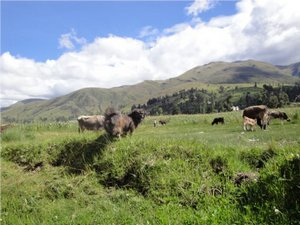
//> input picture images/Histogram_Calculation_Original_Image.jpg, 300 x 225 px
$ ./baloonFitEllipse ../images/Histogram_Calculation_Original_Image.jpg   (built with g++ and OpenCV 4)
//> lines starting //> are read from the running program, lines starting //| are printed output that depends on the picture; after the words box and inside, x2 and y2 are one past the last pixel; in counts of white or black regions, pixels touching at a corner belong together
#include "opencv2/highgui/highgui.hpp"
#include "opencv2/imgproc/imgproc.hpp"
#include <iostream>
#include <stdio.h>
#include <stdlib.h>

using namespace cv;
using namespace std;

Mat src;
Mat src_gray;
int thresh = 100;
int max_thresh = 255;
RNG rng(12345);

/// Function header
void thresh_callback(int, void* );

/** @function main */
int main( int argc, char** argv )
{
  /// Load source image and convert it to gray
  src = imread( argv[1], 1 );
//> src is the input picture: 225 rows x 300 cols, CV_8UC3; mean B, G, R 131.6, 149, 138.7

  /// Convert image to gray and blur it
  cvtColor( src, src_gray, CV_BGR2GRAY );
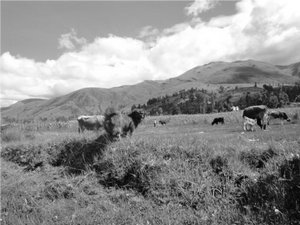
//> src_gray: 225 rows x 300 cols, CV_8UC1; min 0, max 255, mean 143.9
  blur( src_gray, src_gray, Size(3,3) );
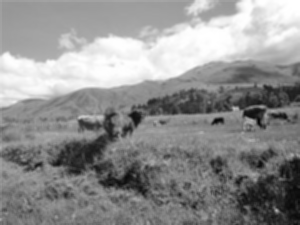
//> src_gray: 225 rows x 300 cols, CV_8UC1; min 6, max 255, mean 143.9

  /// Create Window
  namedWindow( "Source", CV_WINDOW_AUTOSIZE );
  imshow( "Source", src );

  createTrackbar( " Threshold:", "Source", &thresh, max_thresh, thresh_callback );
  thresh_callback( 0, 0 );

  waitKey(0);
  return(0);
}

/** @function thresh_callback */
void thresh_callback(int, void* )
{
  Mat threshold_output;
  vector<vector<Point> > contours;
  vector<Vec4i> hierarchy;

  /// Detect edges using Threshold
  threshold( src_gray, threshold_output, thresh, 255, THRESH_BINARY );
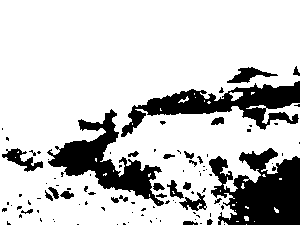
//> threshold_output: 225 rows x 300 cols, CV_8UC1; 78.9% white; 102 black regions (76 under 20 px)
  /// Find contours
  findContours( threshold_output, contours, hierarchy, CV_RETR_TREE, CV_CHAIN_APPROX_SIMPLE, Point(0, 0) );
//> contours = 132 contours, 102 with area under 20; largest, box (x1, y1, x2, y2) and area: (0, 0, 300, 225) 57721, (46, 108, 165, 207) 3871, (1, 147, 44, 173) 440, (226, 66, 279, 84) 408, (178, 191, 207, 212) 280

  /// Find the rotated rectangles and ellipses for each contour
  vector<RotatedRect> minRect( contours.size() );
  vector<RotatedRect> minEllipse( contours.size() );

  for( int i = 0; i < contours.size(); i++ )
     { minRect[i] = minAreaRect( Mat(contours[i]) );
       if( contours[i].size() > 5 )
         { minEllipse[i] = fitEllipse( Mat(contours[i]) ); }
     }
//> this loop made 132 passes
//> after the loop, minRect = 132 RotatedRects (x, y, width, height, angle), first 8: [246, 224, 0, 0, -90], [193, 224, 0, 0, -90], [254, 221, 0, 0, -90], [237, 221, 0, 2, -90], [224, 222, 4, 6, -90], [246, 218, 4, 4, -90], [235, 210, 0, 0, -90], [275.8, 209.8, 2.83, 6.36, -45]; minEllipse = 132 RotatedRects (x, y, width, height, angle), first 8: [0, 0, 0, 0, 0], [0, 0, 0, 0, 0], [0, 0, 0, 0, 0], [0, 0, 0, 0, 0], [222.5, 222.4, 3.69, 8.1, 104.9], [246.1, 217.9, 3.99, 5.94, 150.6], [0, 0, 0, 0, 0], [276.1, 210, 2.82, 6.67, 142.9]

  /// Draw contours + rotated rects + ellipses
  Mat drawing = Mat::zeros( threshold_output.size(), CV_8UC3 );
  for( int i = 0; i< contours.size(); i++ )
     {
       Scalar color = Scalar( rng.uniform(0, 255), rng.uniform(0,255), rng.uniform(0,255) );
       // contour
       drawContours( drawing, contours, i, color, 1, 8, vector<Vec4i>(), 0, Point() );
       // ellipse
       ellipse( drawing, minEllipse[i], color, 2, 8 );
       // rotated rectangle
       Point2f rect_points[4]; minRect[i].points( rect_points );
       for( int j = 0; j < 4; j++ )
          line( drawing, rect_points[j], rect_points[(j+1)%4], color, 1, 8 );
     }
//> this loop made 132 passes
//> rect_points on passes 20, 22, 23, 25, 28, 32, 34, 37, 44, 50, 52: 4 Points (x, y): [195, 97], [195, 97], [195, 97], [195, 97], 4 Points (x, y): [194, 94], [194, 94], [194, 93], [194, 93], 4 Points (x, y): [254, 94], [251, 94], [251, 92], [254, 92], 4 Points (x, y): [299, 224], [0, 224], [0, 0], [299, 0], 4 Points (x, y): [54, 222], [53, 221], [54, 220], [55, 221], 4 Points (x, y): [53, 220], [52, 219], [53, 218], [54, 219], 4 Points (x, y): [41, 222], [38, 219], [40, 217], [43, 220], 4 Points (x, y): [20, 219], [17, 216], [20, 213], [23, 216], 4 Points (x, y): [7, 212], [1, 212], [1, 207], [7, 207], 4 Points (x, y): [11, 206], [10, 205], [11, 204], [12, 205], 4 Points (x, y): [79, 205], [78, 204], [79, 203], [80, 204]
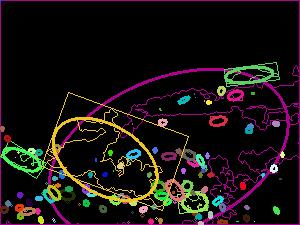
//> drawing: 225 rows x 300 cols, CV_8UC3; mean B, G, R 16.6, 17.1, 24.2

  /// Show in a window
  namedWindow( "Contours", CV_WINDOW_AUTOSIZE );
  imshow( "Contours", drawing );
}
